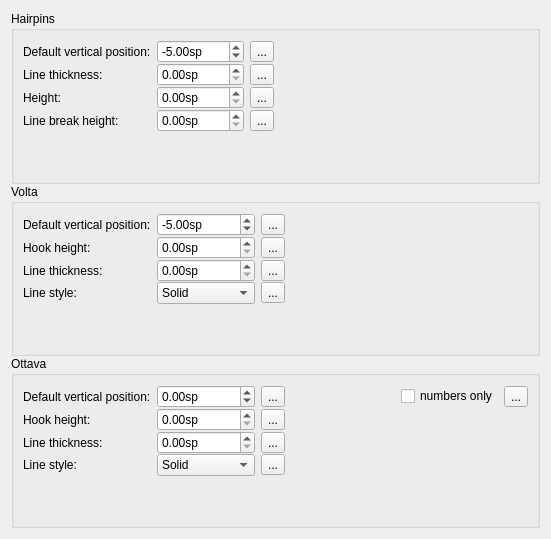
     <widget class="QWidget" name="Page13">
      <layout class="QVBoxLayout" name="verticalLayout_19">
       <property name="spacing">
        <number>0</number>
       </property>
       <item>
        <widget class="QGroupBox" name="groupBox_11">
         <property name="title">
          <string>Hairpins</string>
         </property>
         <layout class="QGridLayout" name="gridLayout_7">
          <property name="verticalSpacing">
           <number>0</number>
          </property>
          <item row="1" column="0">
           <widget class="QLabel" name="label_8">
            <property name="text">
             <string>Line thickness:</string>
            </property>
            <property name="buddy">
             <cstring>hairpinLineWidth</cstring>
            </property>
           </widget>
          </item>
          <item row="1" column="1">
           <widget class="QDoubleSpinBox" name="hairpinLineWidth">
            <property name="suffix">
             <string extracomment="spatium unit">sp</string>
            </property>
            <property name="singleStep">
             <double>0.010000000000000</double>
            </property>
           </widget>
          </item>
          <item row="1" column="3">
           <spacer>
            <property name="orientation">
             <enum>Qt::Horizontal</enum>
            </property>
            <property name="sizeHint" stdset="0">
             <size>
              <width>254</width>
              <height>20</height>
             </size>
            </property>
           </spacer>
          </item>
          <item row="2" column="0">
           <widget class="QLabel" name="label_9">
            <property name="text">
             <string>Height:</string>
            </property>
            <property name="buddy">
             <cstring>hairpinHeight</cstring>
            </property>
           </widget>
          </item>
          <item row="2" column="1">
           <widget class="QDoubleSpinBox" name="hairpinHeight">
            <property name="suffix">
             <string extracomment="spatium unit">sp</string>
            </property>
            <property name="singleStep">
             <double>0.100000000000000</double>
            </property>
           </widget>
          </item>
          <item row="3" column="0">
           <widget class="QLabel" name="label_10">
            <property name="text">
             <string>Line break height:</string>
            </property>
            <property name="buddy">
             <cstring>hairpinContinueHeight</cstring>
            </property>
           </widget>
          </item>
          <item row="3" column="1">
           <widget class="QDoubleSpinBox" name="hairpinContinueHeight">
            <property name="suffix">
             <string extracomment="spatium unit">sp</string>
            </property>
            <property name="singleStep">
             <double>0.100000000000000</double>
            </property>
           </widget>
          </item>
          <item row="4" column="0">
           <spacer>
            <property name="orientation">
             <enum>Qt::Vertical</enum>
            </property>
            <property name="sizeHint" stdset="0">
             <size>
              <width>20</width>
              <height>40</height>
             </size>
            </property>
           </spacer>
          </item>
          <item row="0" column="0">
           <widget class="QLabel" name="label_95">
            <property name="text">
             <string>Default vertical position:</string>
            </property>
            <property name="buddy">
             <cstring>hairpinY</cstring>
            </property>
           </widget>
          </item>
          <item row="0" column="1">
           <widget class="QDoubleSpinBox" name="hairpinY">
            <property name="suffix">
             <string extracomment="spatium unit">sp</string>
            </property>
            <property name="minimum">
             <double>-1000.000000000000000</double>
            </property>
            <property name="maximum">
             <double>1000.000000000000000</double>
            </property>
            <property name="value">
             <double>-5.000000000000000</double>
            </property>
           </widget>
          </item>
          <item row="0" column="2">
           <widget class="QToolButton" name="resetHairpinY">
            <property name="sizePolicy">
             <sizepolicy hsizetype="Fixed" vsizetype="Fixed">
              <horstretch>0</horstretch>
              <verstretch>0</verstretch>
             </sizepolicy>
            </property>
            <property name="toolTip">
             <string>reset value</string>
            </property>
            <property name="text">
             <string>...</string>
            </property>
            <property name="icon">
             <iconset resource="musescore.qrc">
              <normaloff>:/data/icons/resetproperty.png</normaloff>:/data/icons/resetproperty.png</iconset>
            </property>
            <property name="iconSize">
             <size>
              <width>14</width>
              <height>10</height>
             </size>
            </property>
           </widget>
          </item>
          <item row="1" column="2">
           <widget class="QToolButton" name="resetHairpinLineWidth">
            <property name="sizePolicy">
             <sizepolicy hsizetype="Fixed" vsizetype="Fixed">
              <horstretch>0</horstretch>
              <verstretch>0</verstretch>
             </sizepolicy>
            </property>
            <property name="toolTip">
             <string>reset value</string>
            </property>
            <property name="text">
             <string>...</string>
            </property>
            <property name="icon">
             <iconset resource="musescore.qrc">
              <normaloff>:/data/icons/resetproperty.png</normaloff>:/data/icons/resetproperty.png</iconset>
            </property>
            <property name="iconSize">
             <size>
              <width>14</width>
              <height>10</height>
             </size>
            </property>
           </widget>
          </item>
          <item row="2" column="2">
           <widget class="QToolButton" name="resetHairpinHeight">
            <property name="sizePolicy">
             <sizepolicy hsizetype="Fixed" vsizetype="Fixed">
              <horstretch>0</horstretch>
              <verstretch>0</verstretch>
             </sizepolicy>
            </property>
            <property name="toolTip">
             <string>reset value</string>
            </property>
            <property name="text">
             <string>...</string>
            </property>
            <property name="icon">
             <iconset resource="musescore.qrc">
              <normaloff>:/data/icons/resetproperty.png</normaloff>:/data/icons/resetproperty.png</iconset>
            </property>
            <property name="iconSize">
             <size>
              <width>14</width>
              <height>10</height>
             </size>
            </property>
           </widget>
          </item>
          <item row="3" column="2">
           <widget class="QToolButton" name="resetHairpinContinueHeight">
            <property name="sizePolicy">
             <sizepolicy hsizetype="Fixed" vsizetype="Fixed">
              <horstretch>0</horstretch>
              <verstretch>0</verstretch>
             </sizepolicy>
            </property>
            <property name="toolTip">
             <string>reset value</string>
            </property>
            <property name="text">
             <string>...</string>
            </property>
            <property name="icon">
             <iconset resource="musescore.qrc">
              <normaloff>:/data/icons/resetproperty.png</normaloff>:/data/icons/resetproperty.png</iconset>
            </property>
            <property name="iconSize">
             <size>
              <width>14</width>
              <height>10</height>
             </size>
            </property>
           </widget>
          </item>
         </layout>
        </widget>
       </item>
       <item>
        <widget class="QGroupBox" name="groupBox_15">
         <property name="title">
          <string>Volta</string>
         </property>
         <layout class="QGridLayout" name="gridLayout0">
          <property name="verticalSpacing">
           <number>0</number>
          </property>
          <item row="0" column="3">
           <spacer name="horizontalSpacer_5">
            <property name="orientation">
             <enum>Qt::Horizontal</enum>
            </property>
            <property name="sizeHint" stdset="0">
             <size>
              <width>40</width>
              <height>20</height>
             </size>
            </property>
           </spacer>
          </item>
          <item row="0" column="1">
           <widget class="QDoubleSpinBox" name="voltaY">
            <property name="suffix">
             <string extracomment="spatium unit">sp</string>
            </property>
            <property name="minimum">
             <double>-1000.000000000000000</double>
            </property>
            <property name="maximum">
             <double>1000.000000000000000</double>
            </property>
            <property name="value">
             <double>-5.000000000000000</double>
            </property>
           </widget>
          </item>
          <item row="4" column="0">
           <spacer name="verticalSpacer_13">
            <property name="orientation">
             <enum>Qt::Vertical</enum>
            </property>
            <property name="sizeHint" stdset="0">
             <size>
              <width>20</width>
              <height>40</height>
             </size>
            </property>
           </spacer>
          </item>
          <item row="1" column="0">
           <widget class="QLabel" name="label_42">
            <property name="text">
             <string>Hook height:</string>
            </property>
            <property name="buddy">
             <cstring>voltaHook</cstring>
            </property>
           </widget>
          </item>
          <item row="1" column="1">
           <widget class="QDoubleSpinBox" name="voltaHook">
            <property name="suffix">
             <string>sp</string>
            </property>
           </widget>
          </item>
          <item row="2" column="0">
           <widget class="QLabel" name="label_64">
            <property name="text">
             <string>Line thickness:</string>
            </property>
            <property name="buddy">
             <cstring>voltaLineWidth</cstring>
            </property>
           </widget>
          </item>
          <item row="2" column="1">
           <widget class="QDoubleSpinBox" name="voltaLineWidth">
            <property name="suffix">
             <string>sp</string>
            </property>
           </widget>
          </item>
          <item row="3" column="1">
           <widget class="QComboBox" name="voltaLineStyle">
            <item>
             <property name="text">
              <string>Solid</string>
             </property>
            </item>
            <item>
             <property name="text">
              <string>Dash</string>
             </property>
            </item>
            <item>
             <property name="text">
              <string>Dot</string>
             </property>
            </item>
            <item>
             <property name="text">
              <string>DashDot</string>
             </property>
            </item>
            <item>
             <property name="text">
              <string>DashDotDot</string>
             </property>
            </item>
           </widget>
          </item>
          <item row="3" column="0">
           <widget class="QLabel" name="label_104">
            <property name="text">
             <string>Line style:</string>
            </property>
            <property name="buddy">
             <cstring>voltaLineStyle</cstring>
            </property>
           </widget>
          </item>
          <item row="0" column="0">
           <widget class="QLabel" name="label_40">
            <property name="text">
             <string>Default vertical position:</string>
            </property>
            <property name="buddy">
             <cstring>voltaY</cstring>
            </property>
           </widget>
          </item>
          <item row="0" column="2">
           <widget class="QToolButton" name="resetVoltaY">
            <property name="sizePolicy">
             <sizepolicy hsizetype="Fixed" vsizetype="Fixed">
              <horstretch>0</horstretch>
              <verstretch>0</verstretch>
             </sizepolicy>
            </property>
            <property name="toolTip">
             <string>reset value</string>
            </property>
            <property name="text">
             <string>...</string>
            </property>
            <property name="icon">
             <iconset resource="musescore.qrc">
              <normaloff>:/data/icons/resetproperty.png</normaloff>:/data/icons/resetproperty.png</iconset>
            </property>
            <property name="iconSize">
             <size>
              <width>14</width>
              <height>10</height>
             </size>
            </property>
           </widget>
          </item>
          <item row="1" column="2">
           <widget class="QToolButton" name="resetVoltaHook">
            <property name="sizePolicy">
             <sizepolicy hsizetype="Fixed" vsizetype="Fixed">
              <horstretch>0</horstretch>
              <verstretch>0</verstretch>
             </sizepolicy>
            </property>
            <property name="toolTip">
             <string>reset value</string>
            </property>
            <property name="text">
             <string>...</string>
            </property>
            <property name="icon">
             <iconset resource="musescore.qrc">
              <normaloff>:/data/icons/resetproperty.png</normaloff>:/data/icons/resetproperty.png</iconset>
            </property>
            <property name="iconSize">
             <size>
              <width>14</width>
              <height>10</height>
             </size>
            </property>
           </widget>
          </item>
          <item row="2" column="2">
           <widget class="QToolButton" name="resetVoltaLineWidth">
            <property name="sizePolicy">
             <sizepolicy hsizetype="Fixed" vsizetype="Fixed">
              <horstretch>0</horstretch>
              <verstretch>0</verstretch>
             </sizepolicy>
            </property>
            <property name="toolTip">
             <string>reset value</string>
            </property>
            <property name="text">
             <string>...</string>
            </property>
            <property name="icon">
             <iconset resource="musescore.qrc">
              <normaloff>:/data/icons/resetproperty.png</normaloff>:/data/icons/resetproperty.png</iconset>
            </property>
            <property name="iconSize">
             <size>
              <width>14</width>
              <height>10</height>
             </size>
            </property>
           </widget>
          </item>
          <item row="3" column="2">
           <widget class="QToolButton" name="resetVoltaLineStyle">
            <property name="sizePolicy">
             <sizepolicy hsizetype="Fixed" vsizetype="Fixed">
              <horstretch>0</horstretch>
              <verstretch>0</verstretch>
             </sizepolicy>
            </property>
            <property name="toolTip">
             <string>reset value</string>
            </property>
            <property name="text">
             <string>...</string>
            </property>
            <property name="icon">
             <iconset resource="musescore.qrc">
              <normaloff>:/data/icons/resetproperty.png</normaloff>:/data/icons/resetproperty.png</iconset>
            </property>
            <property name="iconSize">
             <size>
              <width>14</width>
              <height>10</height>
             </size>
            </property>
           </widget>
          </item>
         </layout>
        </widget>
       </item>
       <item>
        <widget class="QGroupBox" name="groupBox_16">
         <property name="minimumSize">
          <size>
           <width>0</width>
           <height>100</height>
          </size>
         </property>
         <property name="title">
          <string>Ottava</string>
         </property>
         <layout class="QGridLayout" name="gridLayout_12">
          <property name="verticalSpacing">
           <number>0</number>
          </property>
          <item row="0" column="2">
           <widget class="QToolButton" name="resetOttavaY">
            <property name="sizePolicy">
             <sizepolicy hsizetype="Fixed" vsizetype="Fixed">
              <horstretch>0</horstretch>
              <verstretch>0</verstretch>
             </sizepolicy>
            </property>
            <property name="toolTip">
             <string>reset value</string>
            </property>
            <property name="text">
             <string>...</string>
            </property>
            <property name="icon">
             <iconset resource="musescore.qrc">
              <normaloff>:/data/icons/resetproperty.png</normaloff>:/data/icons/resetproperty.png</iconset>
            </property>
            <property name="iconSize">
             <size>
              <width>14</width>
              <height>10</height>
             </size>
            </property>
           </widget>
          </item>
          <item row="2" column="0">
           <widget class="QLabel" name="label_88">
            <property name="text">
             <string>Line thickness:</string>
            </property>
            <property name="buddy">
             <cstring>ottavaLineWidth</cstring>
            </property>
           </widget>
          </item>
          <item row="0" column="1">
           <widget class="QDoubleSpinBox" name="ottavaY">
            <property name="suffix">
             <string extracomment="spatium unit">sp</string>
            </property>
            <property name="minimum">
             <double>-1000.000000000000000</double>
            </property>
            <property name="maximum">
             <double>1000.000000000000000</double>
            </property>
           </widget>
          </item>
          <item row="2" column="1">
           <widget class="QDoubleSpinBox" name="ottavaLineWidth">
            <property name="suffix">
             <string extracomment="spatium unit">sp</string>
            </property>
           </widget>
          </item>
          <item row="1" column="0">
           <widget class="QLabel" name="label_87">
            <property name="text">
             <string>Hook height:</string>
            </property>
            <property name="buddy">
             <cstring>ottavaHook</cstring>
            </property>
           </widget>
          </item>
          <item row="1" column="1">
           <widget class="QDoubleSpinBox" name="ottavaHook">
            <property name="suffix">
             <string extracomment="spatium unit">sp</string>
            </property>
           </widget>
          </item>
          <item row="3" column="1">
           <widget class="QComboBox" name="ottavaLineStyle">
            <item>
             <property name="text">
              <string>Solid</string>
             </property>
            </item>
            <item>
             <property name="text">
              <string>Dash</string>
             </property>
            </item>
            <item>
             <property name="text">
              <string>Dot</string>
             </property>
            </item>
            <item>
             <property name="text">
              <string>DashDot</string>
             </property>
            </item>
            <item>
             <property name="text">
              <string>DashDotDot</string>
             </property>
            </item>
           </widget>
          </item>
          <item row="0" column="0">
           <widget class="QLabel" name="label_81">
            <property name="text">
             <string>Default vertical position:</string>
            </property>
            <property name="buddy">
             <cstring>ottavaY</cstring>
            </property>
           </widget>
          </item>
          <item row="4" column="0">
           <spacer name="verticalSpacer_14">
            <property name="orientation">
             <enum>Qt::Vertical</enum>
            </property>
            <property name="sizeHint" stdset="0">
             <size>
              <width>20</width>
              <height>40</height>
             </size>
            </property>
           </spacer>
          </item>
          <item row="3" column="0">
           <widget class="QLabel" name="label_105">
            <property name="text">
             <string>Line style:</string>
            </property>
            <property name="buddy">
             <cstring>ottavaLineStyle</cstring>
            </property>
           </widget>
          </item>
          <item row="1" column="2">
           <widget class="QToolButton" name="resetOttavaHook">
            <property name="sizePolicy">
             <sizepolicy hsizetype="Fixed" vsizetype="Fixed">
              <horstretch>0</horstretch>
              <verstretch>0</verstretch>
             </sizepolicy>
            </property>
            <property name="toolTip">
             <string>reset value</string>
            </property>
            <property name="text">
             <string>...</string>
            </property>
            <property name="icon">
             <iconset resource="musescore.qrc">
              <normaloff>:/data/icons/resetproperty.png</normaloff>:/data/icons/resetproperty.png</iconset>
            </property>
            <property name="iconSize">
             <size>
              <width>14</width>
              <height>10</height>
             </size>
            </property>
           </widget>
          </item>
          <item row="2" column="2">
           <widget class="QToolButton" name="resetOttavaLineWidth">
            <property name="sizePolicy">
             <sizepolicy hsizetype="Fixed" vsizetype="Fixed">
              <horstretch>0</horstretch>
              <verstretch>0</verstretch>
             </sizepolicy>
            </property>
            <property name="toolTip">
             <string>reset value</string>
            </property>
            <property name="text">
             <string>...</string>
            </property>
            <property name="icon">
             <iconset resource="musescore.qrc">
              <normaloff>:/data/icons/resetproperty.png</normaloff>:/data/icons/resetproperty.png</iconset>
            </property>
            <property name="iconSize">
             <size>
              <width>14</width>
              <height>10</height>
             </size>
            </property>
           </widget>
          </item>
          <item row="3" column="2">
           <widget class="QToolButton" name="resetOttavaLineStyle">
            <property name="sizePolicy">
             <sizepolicy hsizetype="Fixed" vsizetype="Fixed">
              <horstretch>0</horstretch>
              <verstretch>0</verstretch>
             </sizepolicy>
            </property>
            <property name="toolTip">
             <string>reset value</string>
            </property>
            <property name="text">
             <string>...</string>
            </property>
            <property name="icon">
             <iconset resource="musescore.qrc">
              <normaloff>:/data/icons/resetproperty.png</normaloff>:/data/icons/resetproperty.png</iconset>
            </property>
            <property name="iconSize">
             <size>
              <width>14</width>
              <height>10</height>
             </size>
            </property>
           </widget>
          </item>
          <item row="0" column="4">
           <widget class="QCheckBox" name="ottavaNumbersOnly">
            <property name="text">
             <string>numbers only</string>
            </property>
           </widget>
          </item>
          <item row="0" column="3">
           <spacer name="horizontalSpacer_15">
            <property name="orientation">
             <enum>Qt::Horizontal</enum>
            </property>
            <property name="sizeHint" stdset="0">
             <size>
              <width>40</width>
              <height>20</height>
             </size>
            </property>
           </spacer>
          </item>
          <item row="0" column="5">
           <widget class="QToolButton" name="resetOttavaNumbersOnly">
            <property name="sizePolicy">
             <sizepolicy hsizetype="Fixed" vsizetype="Fixed">
              <horstretch>0</horstretch>
              <verstretch>0</verstretch>
             </sizepolicy>
            </property>
            <property name="toolTip">
             <string>reset value</string>
            </property>
            <property name="text">
             <string>...</string>
            </property>
            <property name="icon">
             <iconset resource="musescore.qrc">
              <normaloff>:/data/icons/resetproperty.png</normaloff>:/data/icons/resetproperty.png</iconset>
            </property>
            <property name="iconSize">
             <size>
              <width>14</width>
              <height>10</height>
             </size>
            </property>
           </widget>
          </item>
         </layout>
        </widget>
       </item>
      </layout>
     </widget>
